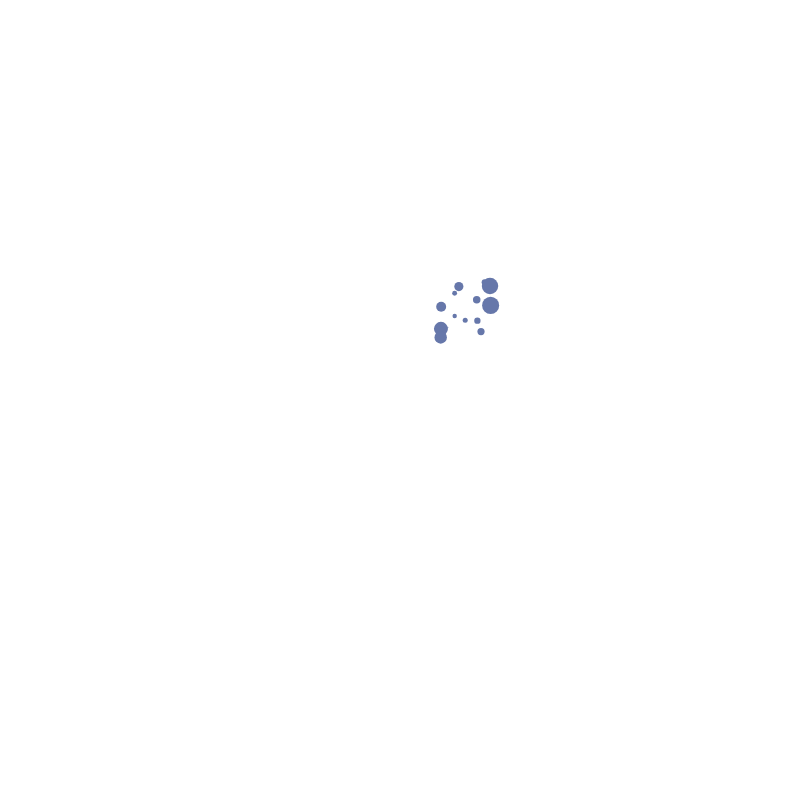
Frame 1 (no input)
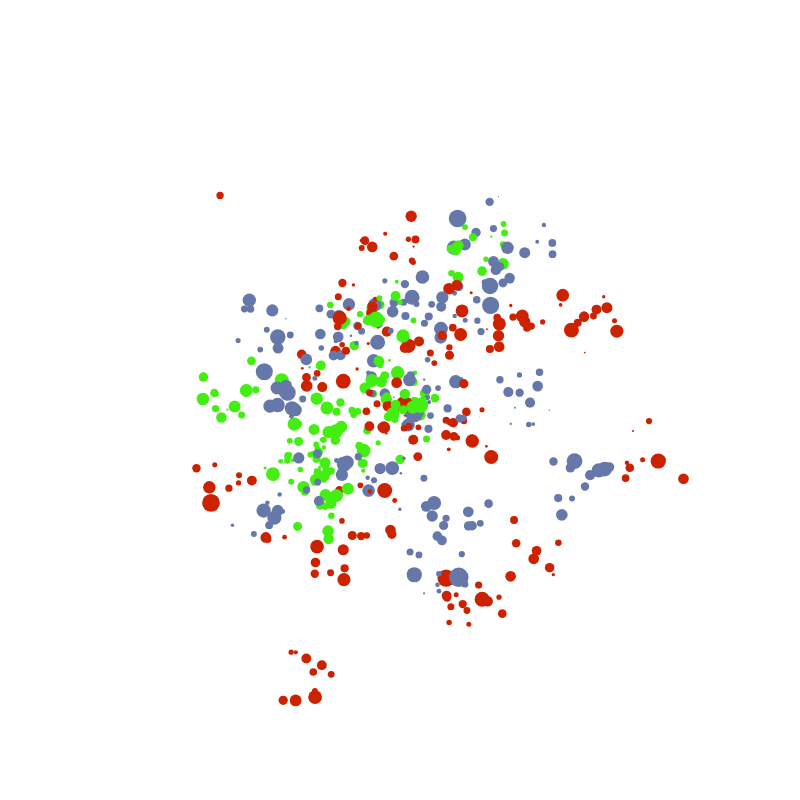
Frame 60 (no input)
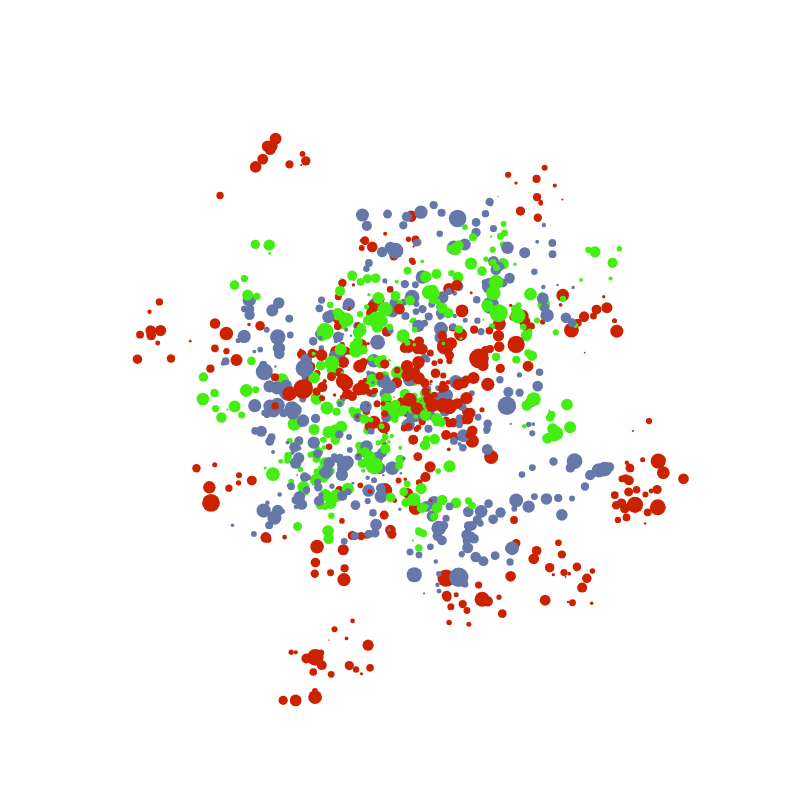
Frame 120 (the mouse pressed at the canvas centre since frame 60)

The p5.js sketch that drew these frames (run headless with seeded random() and noise() and a simulated clock; from frame 60 on, the mouse is pressed at the canvas centre):

// p5.js sketch
// ── sketch.js
function setup() 
{
    createCanvas(800, 800);
}

let colors = [ '#cc2200', '#44ee12', '#6677aa' ];

function draw() 
{
    let x = randomGaussian ( 400, 100 );
    let y = randomGaussian ( 400, 100 );

    let drips = Math.floor ( randomGaussian ( 10, 4 ) );

    let color = colors [ Math.floor ( random ( colors.length ) ) ];

    stroke ( color );

    for ( let i = 0; i < drips; i++ )
    {
        let offset = () => -30 + random ( 60 );

        strokeWeight ( randomGaussian ( 8, 4 ) );

        point ( x + offset (), y + offset () );
    }
}
